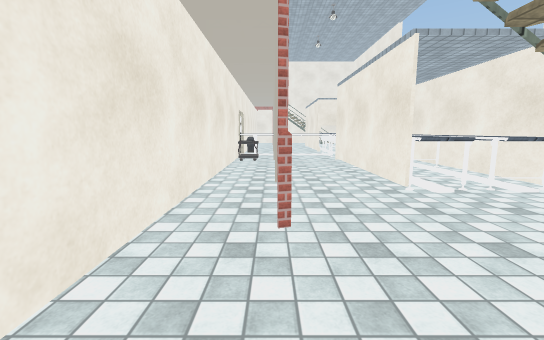
View 1 (above)

22 first-person views from a walk through a 3-D level made in the Unity game engine. The camera is 1.4 m above the floor, tilts 8° down and sees 90° across. The floor is counted in squares, 1 m on a side. Each view is taken from the middle of a square. On the plan, view 1 faces up. The plan holds only what a view shows up to about 13 squares ahead; the rest is blank. The place goes on beyond the plan. The player is left out. Some surface patterns are stand-ins.

View 2
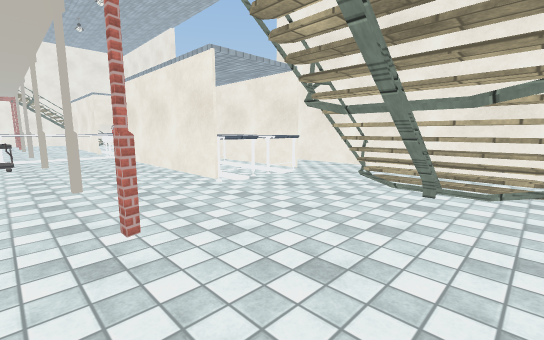

View 3
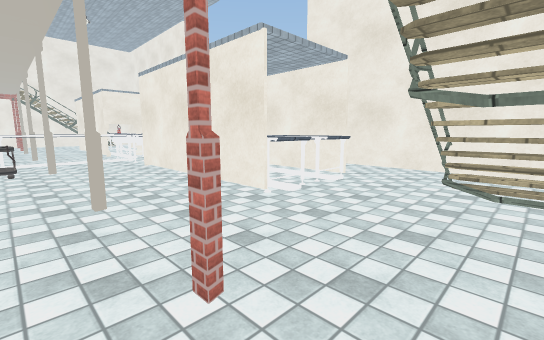

View 4
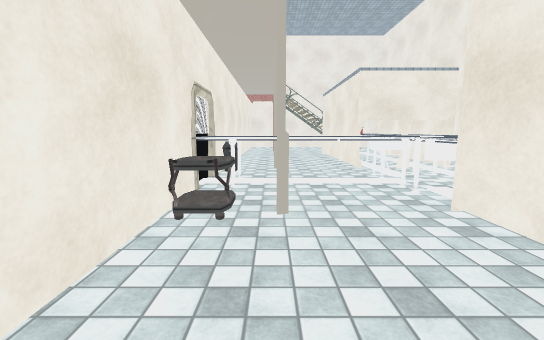

View 5
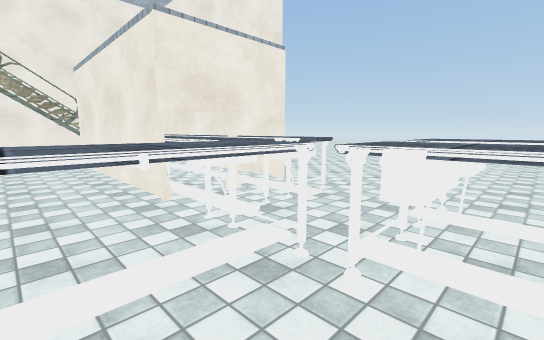

View 6
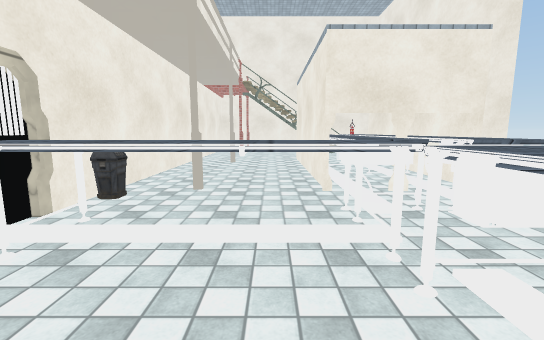

View 7
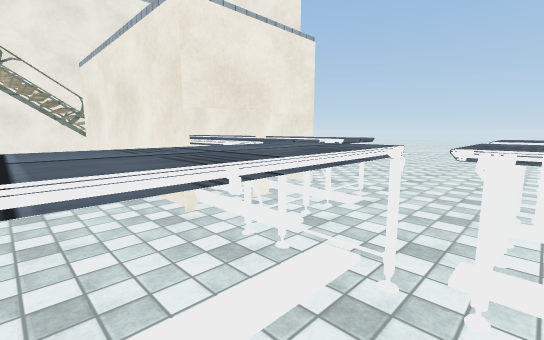

View 8
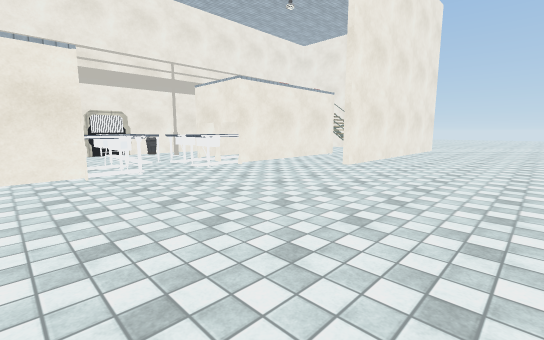

View 9
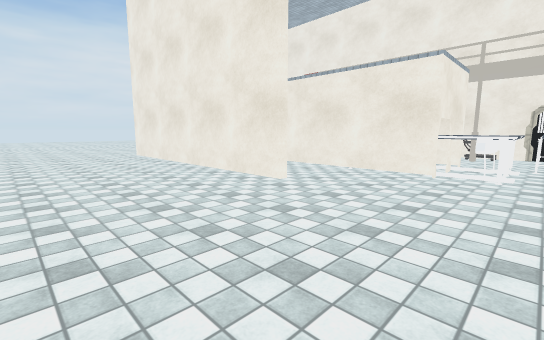

View 10
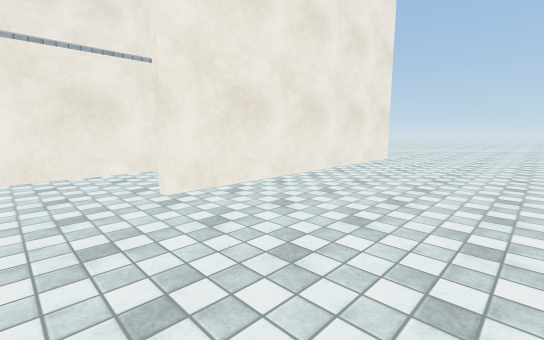

View 11
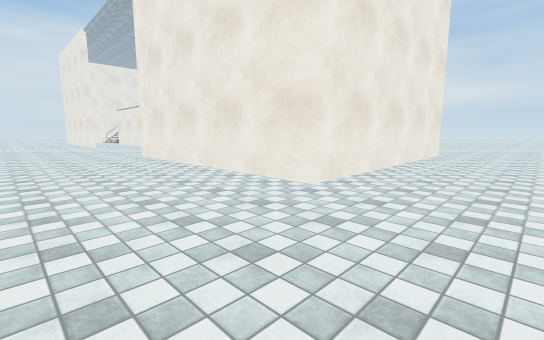

View 12
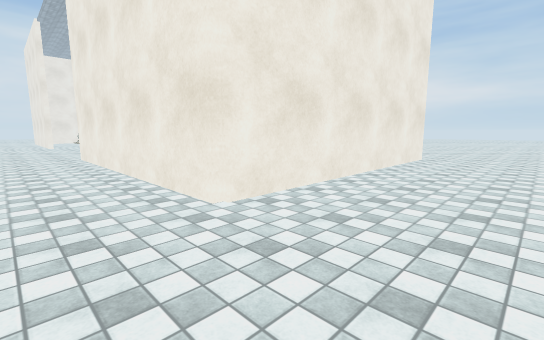

View 13
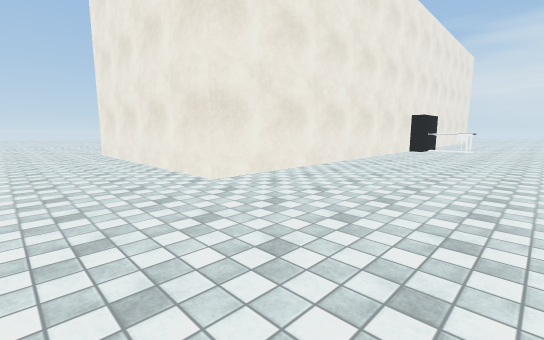

View 14
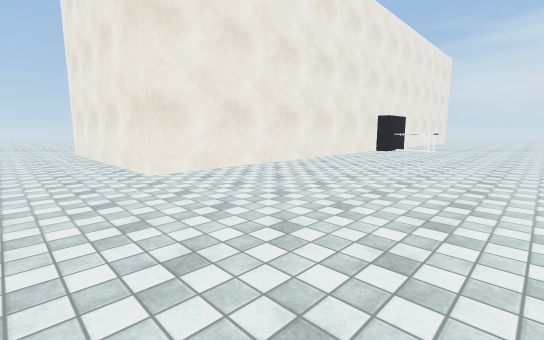

View 15
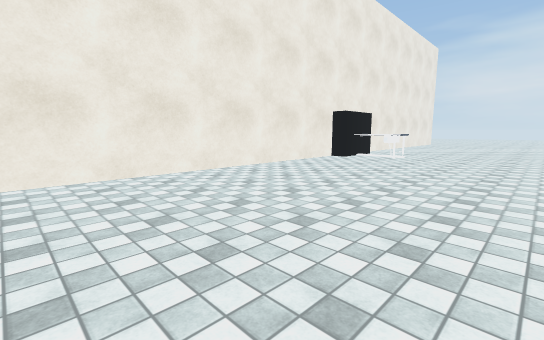

View 16
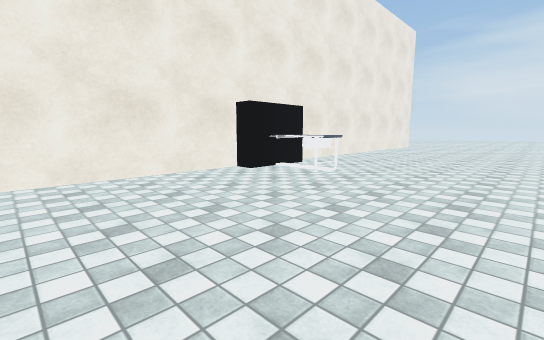

View 17
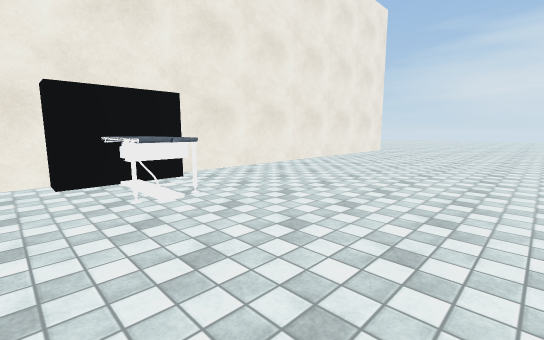

View 18
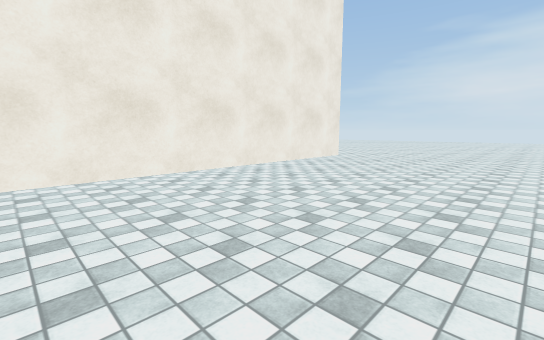

View 19
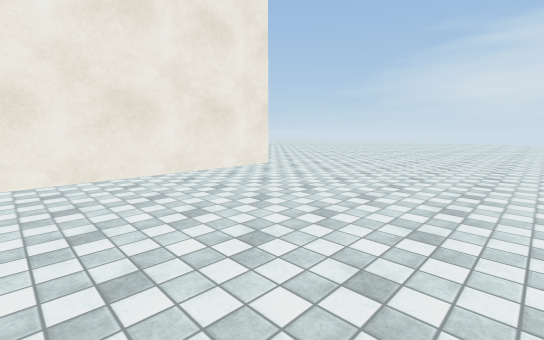

View 20
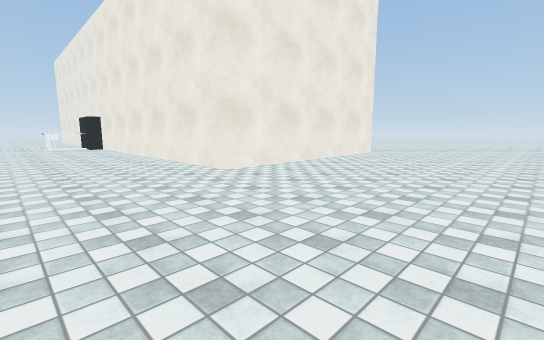

View 21
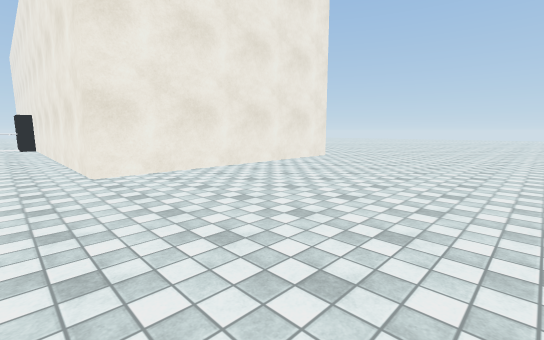

View 22
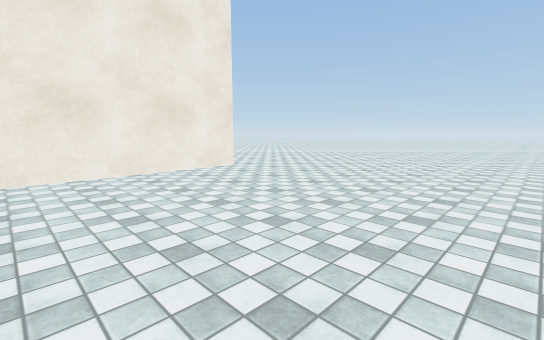

### Floor plan
Key: @ floor where view 1 was taken; # wall or solid block; . floor; / step, stairs or slope; = window, fence, low wall or low ledge; ^ raised ledge; C cart; B bin; O other object.
Columns run from 11 left of view 1 to 16 right of it. Each row starts with its distance up from view 1.
 39   . ...................... .
 38 . .........................
 37  ...........................
 36 ............................
 35 .........#############......
 34 .........#           #......
 33 .........#           #......
 32 .........#           #......
 31 .........#           #......
 30 .........#           #......
 29 .........#           #......
 28 .........#           #......
 27 .........#           #......
 26 .........#.O..#   #  #......
 25 .........#....# ^ #  #......
 24 .........#....# ^^#  #......
 23 .........#....# ^^#..#......
 22 .........#....# ^ #.........
 21 .........#....#^^^#.........
 20 .........#.O..#^^^#.........
 19 .........#B....^^^..........
 18 ........##....O^^^..........
 17 ......^^^#^^^^^.............
 16 ......^^^#^^^^^.............
 15 ........##....#^O^O.........
 14 .........#CO...^^^..........
 13 .........#C...#   #.........
 12 .........#....#   #.........
 11 .........#....#   #.........
 10 .........#....# ^^#..#......
  9 .........#....# ^^#..#......
  8 .........#.O..#^^^#..#......
  7 .........#....#^^^#..#......
  6 .........#.....^.^...#......
  5 .........#...........#......
  4 .........#.#.....#...#......
  3 .........#.....=///. #......
  2 .........#.....////. # .....
  1 .........# ....////. #  ....
  0 .........#.@...   /. #   ...
 -1 .........#           #.   ..
 -2 .........#############..
 -3 .........................
 -4 ..........................
 -5 ...........................
 -6 ............................
 -7 ............................
 -8 ............................
 -9 ... ........................
-10 .. . .......................
-11        . ...................

Where each view was taken, in squares from view 1:
view 1: 0 up, 0 right, facing up
view 2: 0 up, 1 left, facing up-right
view 3: 2 up, 1 left, facing up-right
view 4: 9 up, 0 right, facing up
view 5: 14 up, 1 right, facing up-right
view 6: 13 up, 2 right, facing up
view 7: 15 up, 1 right, facing up-right
view 8: 12 up, 16 right, facing up-left
view 9: 16 up, 16 right, facing down-left
view 10: 20 up, 16 right, facing up-left
view 11: 39 up, 16 right, facing down-left
view 12: 39 up, 13 right, facing down-left
view 13: 39 up, 9 left, facing down-right
view 14: 38 up, 11 left, facing down-right
view 15: 32 up, 11 left, facing down-right
view 16: 25 up, 11 left, facing down-right
view 17: 19 up, 11 left, facing down-right
view 18: 13 up, 11 left, facing down-right
view 19: 7 up, 11 left, facing down-right
view 20: 10 down, 8 left, facing up-right
view 21: 11 down, 4 left, facing up-right
view 22: 11 down, 3 right, facing up-right
